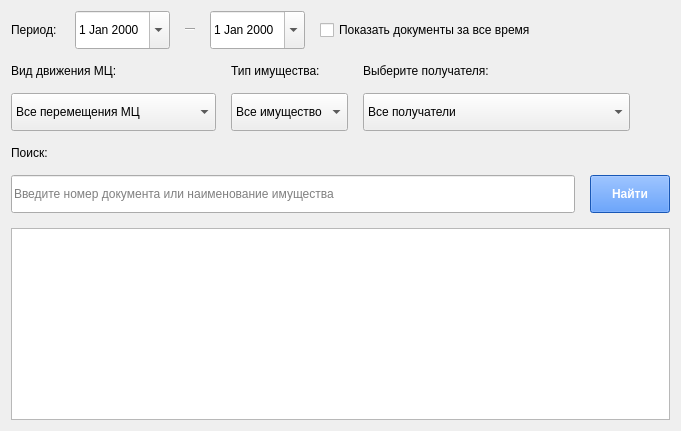
          <widget class="QWidget" name="tab_7">
           <attribute name="title">
            <string>Зарегистрированные документы</string>
           </attribute>
           <layout class="QVBoxLayout" name="verticalLayout_28">
            <property name="spacing">
             <number>15</number>
            </property>
            <item>
             <layout class="QHBoxLayout" name="horizontalLayout_19">
              <item>
               <layout class="QHBoxLayout" name="horizontalLayout_20">
                <item>
                 <widget class="QLabel" name="labelDateRashod">
                  <property name="maximumSize">
                   <size>
                    <width>70</width>
                    <height>16777215</height>
                   </size>
                  </property>
                  <property name="text">
                   <string>Период: </string>
                  </property>
                 </widget>
                </item>
                <item>
                 <widget class="QDateEdit" name="dateEditBeginRashod">
                  <property name="minimumSize">
                   <size>
                    <width>0</width>
                    <height>38</height>
                   </size>
                  </property>
                  <property name="maximumSize">
                   <size>
                    <width>150</width>
                    <height>38</height>
                   </size>
                  </property>
                  <property name="showGroupSeparator" stdset="0">
                   <bool>false</bool>
                  </property>
                  <property name="calendarPopup">
                   <bool>true</bool>
                  </property>
                 </widget>
                </item>
                <item>
                 <widget class="Line" name="lineDateRashod">
                  <property name="minimumSize">
                   <size>
                    <width>10</width>
                    <height>0</height>
                   </size>
                  </property>
                  <property name="maximumSize">
                   <size>
                    <width>10</width>
                    <height>16777215</height>
                   </size>
                  </property>
                  <property name="orientation">
                   <enum>Qt::Horizontal</enum>
                  </property>
                 </widget>
                </item>
                <item>
                 <widget class="QDateEdit" name="dateEditEndRashod">
                  <property name="minimumSize">
                   <size>
                    <width>0</width>
                    <height>38</height>
                   </size>
                  </property>
                  <property name="maximumSize">
                   <size>
                    <width>150</width>
                    <height>38</height>
                   </size>
                  </property>
                  <property name="calendarPopup">
                   <bool>true</bool>
                  </property>
                 </widget>
                </item>
               </layout>
              </item>
              <item>
               <widget class="QCheckBox" name="checkBoxAllDocumentsRashod">
                <property name="text">
                 <string>Показать документы за все время</string>
                </property>
               </widget>
              </item>
              <item>
               <spacer name="horizontalSpacer_9">
                <property name="orientation">
                 <enum>Qt::Horizontal</enum>
                </property>
                <property name="sizeHint" stdset="0">
                 <size>
                  <width>40</width>
                  <height>20</height>
                 </size>
                </property>
               </spacer>
              </item>
             </layout>
            </item>
            <item>
             <layout class="QHBoxLayout" name="horizontalLayout_21">
              <item>
               <layout class="QVBoxLayout" name="verticalLayout_29">
                <item>
                 <widget class="QLabel" name="labelTypeMoveRashod">
                  <property name="text">
                   <string>Вид движения МЦ:</string>
                  </property>
                 </widget>
                </item>
                <item>
                 <widget class="QComboBox" name="comboBoxTypeMoveRashod">
                  <property name="minimumSize">
                   <size>
                    <width>0</width>
                    <height>38</height>
                   </size>
                  </property>
                  <property name="maximumSize">
                   <size>
                    <width>16777215</width>
                    <height>38</height>
                   </size>
                  </property>
                  <item>
                   <property name="text">
                    <string>Все перемещения МЦ</string>
                   </property>
                  </item>
                  <item>
                   <property name="text">
                    <string>Внешнее перемещение МЦ</string>
                   </property>
                  </item>
                  <item>
                   <property name="text">
                    <string>Внутреннее перемещение МЦ</string>
                   </property>
                  </item>
                 </widget>
                </item>
               </layout>
              </item>
              <item>
               <layout class="QVBoxLayout" name="verticalLayout_30">
                <item>
                 <widget class="QLabel" name="labelTypeProductRashod">
                  <property name="text">
                   <string>Тип имущества:</string>
                  </property>
                 </widget>
                </item>
                <item>
                 <widget class="QComboBox" name="comboBoxTypeProductRashod">
                  <property name="minimumSize">
                   <size>
                    <width>0</width>
                    <height>38</height>
                   </size>
                  </property>
                  <property name="maximumSize">
                   <size>
                    <width>16777215</width>
                    <height>38</height>
                   </size>
                  </property>
                  <item>
                   <property name="text">
                    <string>Все имущество</string>
                   </property>
                  </item>
                  <item>
                   <property name="text">
                    <string>АТИ</string>
                   </property>
                  </item>
                  <item>
                   <property name="text">
                    <string>ППТН</string>
                   </property>
                  </item>
                 </widget>
                </item>
               </layout>
              </item>
              <item>
               <layout class="QVBoxLayout" name="verticalLayout_31">
                <item>
                 <widget class="QLabel" name="labelRecipients">
                  <property name="text">
                   <string>Выберите получателя:</string>
                  </property>
                 </widget>
                </item>
                <item>
                 <widget class="QComboBox" name="comboBoxRecipients">
                  <property name="minimumSize">
                   <size>
                    <width>220</width>
                    <height>38</height>
                   </size>
                  </property>
                  <property name="maximumSize">
                   <size>
                    <width>330</width>
                    <height>38</height>
                   </size>
                  </property>
                  <item>
                   <property name="text">
                    <string>Все получатели</string>
                   </property>
                  </item>
                  <item>
                   <property name="text">
                    <string>в/ч 45121</string>
                   </property>
                  </item>
                  <item>
                   <property name="text">
                    <string>в/ч 55443-ТЛ (п. Хомяково)</string>
                   </property>
                  </item>
                  <item>
                   <property name="text">
                    <string>НАЗ &quot;Сокол&quot; 256 ВП (г. Нижний Новгород)</string>
                   </property>
                  </item>
                  <item>
                   <property name="text">
                    <string>в/ч 55443-ЛС (п. Сиверский)</string>
                   </property>
                  </item>
                 </widget>
                </item>
               </layout>
              </item>
              <item>
               <spacer name="horizontalSpacer_10">
                <property name="orientation">
                 <enum>Qt::Horizontal</enum>
                </property>
                <property name="sizeHint" stdset="0">
                 <size>
                  <width>40</width>
                  <height>20</height>
                 </size>
                </property>
               </spacer>
              </item>
             </layout>
            </item>
            <item>
             <layout class="QVBoxLayout" name="verticalLayout_32">
              <item>
               <widget class="QLabel" name="labelFinderRashod">
                <property name="text">
                 <string>Поиск:</string>
                </property>
               </widget>
              </item>
              <item>
               <layout class="QHBoxLayout" name="horizontalLayout_22">
                <item>
                 <widget class="QLineEdit" name="lineEditFindRashod">
                  <property name="minimumSize">
                   <size>
                    <width>0</width>
                    <height>38</height>
                   </size>
                  </property>
                  <property name="maximumSize">
                   <size>
                    <width>16777215</width>
                    <height>38</height>
                   </size>
                  </property>
                  <property name="inputMethodHints">
                   <set>Qt::ImhNone</set>
                  </property>
                  <property name="placeholderText">
                   <string>Введите номер документа или наименование имущества</string>
                  </property>
                  <property name="clearButtonEnabled">
                   <bool>true</bool>
                  </property>
                 </widget>
                </item>
                <item>
                 <widget class="QPushButton" name="pushButtonFindRashod">
                  <property name="minimumSize">
                   <size>
                    <width>0</width>
                    <height>38</height>
                   </size>
                  </property>
                  <property name="maximumSize">
                   <size>
                    <width>16777215</width>
                    <height>38</height>
                   </size>
                  </property>
                  <property name="font">
                   <font>
                    <pointsize>9</pointsize>
                    <weight>75</weight>
                    <bold>true</bold>
                   </font>
                  </property>
                  <property name="styleSheet">
                   <string notr="true">background-color: rgb(34, 122, 255);
color: rgb(255, 255, 255);</string>
                  </property>
                  <property name="text">
                   <string>Найти</string>
                  </property>
                 </widget>
                </item>
               </layout>
              </item>
             </layout>
            </item>
            <item>
             <widget class="QTableWidget" name="tableWidgetRashod">
              <property name="contextMenuPolicy">
               <enum>Qt::ActionsContextMenu</enum>
              </property>
              <property name="acceptDrops">
               <bool>true</bool>
              </property>
              <property name="alternatingRowColors">
               <bool>true</bool>
              </property>
              <property name="sortingEnabled">
               <bool>true</bool>
              </property>
              <attribute name="horizontalHeaderStretchLastSection">
               <bool>true</bool>
              </attribute>
              <attribute name="verticalHeaderShowSortIndicator" stdset="0">
               <bool>false</bool>
              </attribute>
             </widget>
            </item>
           </layout>
          </widget>
